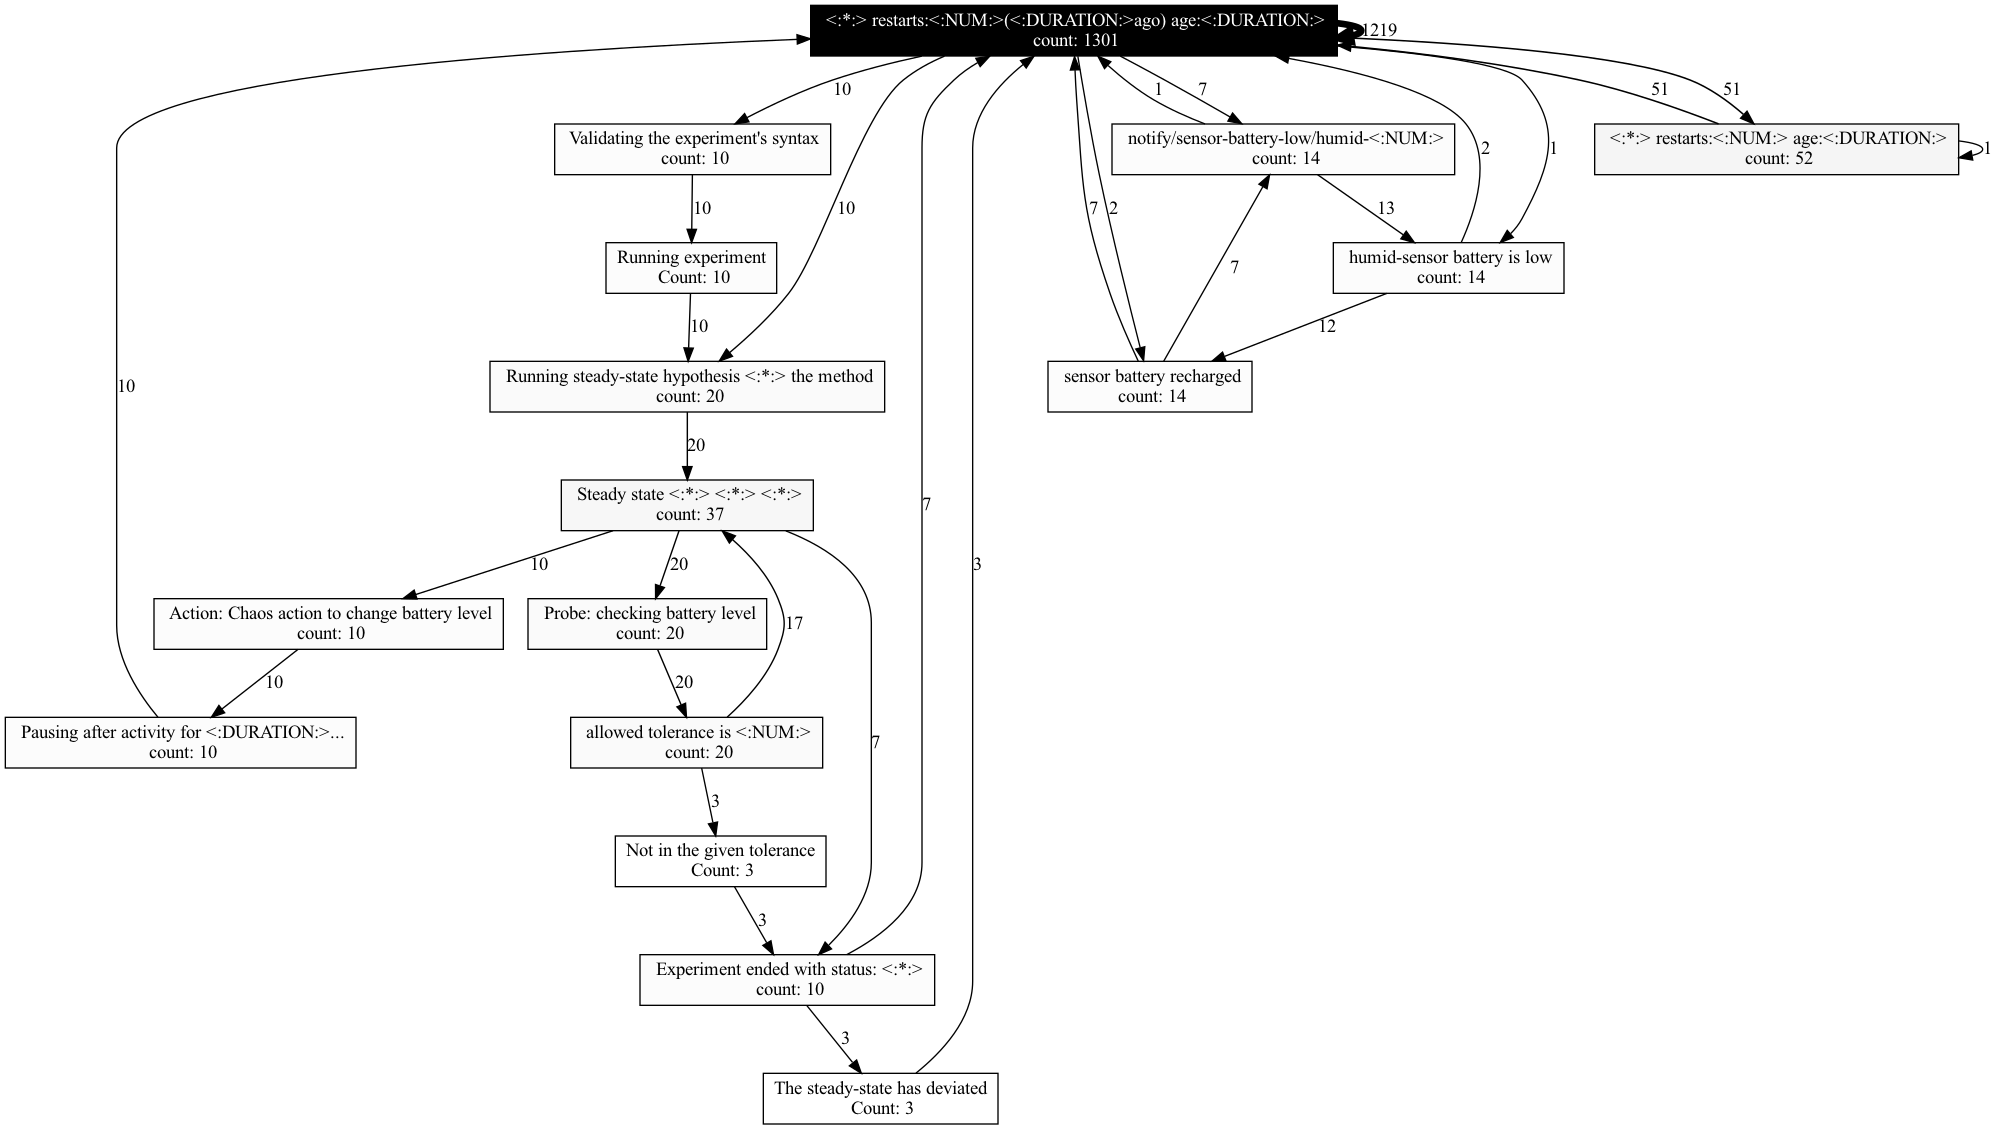

Python code for this plot:
import pygraphviz as pgv
import reader

MSG_IDX = 3

transitionMatrix = dict()
activityCount = dict()
G = pgv.AGraph(strict=False, directed=True)

mapping = {"The steady-state has deviated, a weakness may have been discovered": "The steady-state has deviated",
               "Steady state probe 'checking battery level' is not in the given tolerance so failing this experiment": "Not in the given tolerance",
               "Running experiment: Modify Sensor Battery Level/ Message-interval": "Running experiment"
               }

def getActivityCount():
    for caseId in reader.log:
        for activity in reader.log[caseId]:
            if activity[MSG_IDX] not in activityCount:
                activityCount[activity[MSG_IDX]] = 0
            activityCount[activity[MSG_IDX]] += 1


def generateGraph(activityCount):
    G = pgv.AGraph(strict=False, directed=True)
    G.graph_attr['rankdir'] = 'TB'
    G.node_attr['shape'] = 'box'

    addNodes(G, activityCount)
    addEdges(G)

    G.draw('graph.png', prog='dot')
    # print(G.string())


def addEdges(G):
    values = [transitionMatrix[ai][aj] for ai in transitionMatrix for aj in transitionMatrix[ai]]  # list comprehension
    x_min = min(values)
    x_max = max(values)
    y_min = 1.0
    y_max = 5.0
    for ai in transitionMatrix:
        for aj in transitionMatrix[ai]:
            x = transitionMatrix[ai][aj]  # transition count
            y = y_min + (y_max - y_min) * (x - x_min) / (x_max - x_min)  # edge thickness
            G.add_edge(ai, aj, label=transitionMatrix[ai][aj], penwidth=y)


def addNodes(G, activityCount):
    x_min = min(activityCount.values())
    x_max = max(activityCount.values())

    for activity in activityCount:
        text = activity + '\n count: ' + str(activityCount[activity])
        if activity.strip() in mapping.keys():
            text = mapping[activity.strip()] + '\n Count: ' + str(activityCount[activity])
        grayLevel = int(float(x_max - activityCount[activity]) / float(x_max - x_min) * 100.)
        fillColor = getFillColor(grayLevel)
        fontColor = getFontColor(grayLevel)
        G.add_node(activity, label=text, style='filled', fillcolor=fillColor, fontcolor=fontColor)


def getFontColor(grayLevel):
    fontColor = 'black'
    if grayLevel < 50:
        fontColor = 'white'
    return fontColor


def getFillColor(grayLevel):
    fillColor = 'gray' + str(grayLevel)
    return fillColor


def getActivity(caseId, taskNumber):
    return reader.log[caseId][taskNumber][MSG_IDX]


def incrementTransitionCount(fromNode, toNode):
    transitionMatrix[fromNode][toNode] += 1


def getTransitionMatrix():
    for caseId in reader.log:
        for i in range(len(reader.log[caseId]) - 1):
            ai = getActivity(caseId, i)
            aj = getActivity(caseId, i + 1)
            if ai not in transitionMatrix:
                transitionMatrix[ai] = dict()
            if aj not in transitionMatrix[ai]:
                transitionMatrix[ai][aj] = 0
            incrementTransitionCount(ai, aj)


def printTransitionMatrix():
    for ai in sorted(transitionMatrix.keys()):
        for aj in sorted(transitionMatrix[ai].keys()):
            print(ai, '-->', aj, ':', transitionMatrix[ai][aj])


def printActivityCount():
    for activity in sorted(activityCount.keys()):
        print(activity, ' count:', activityCount[activity])
